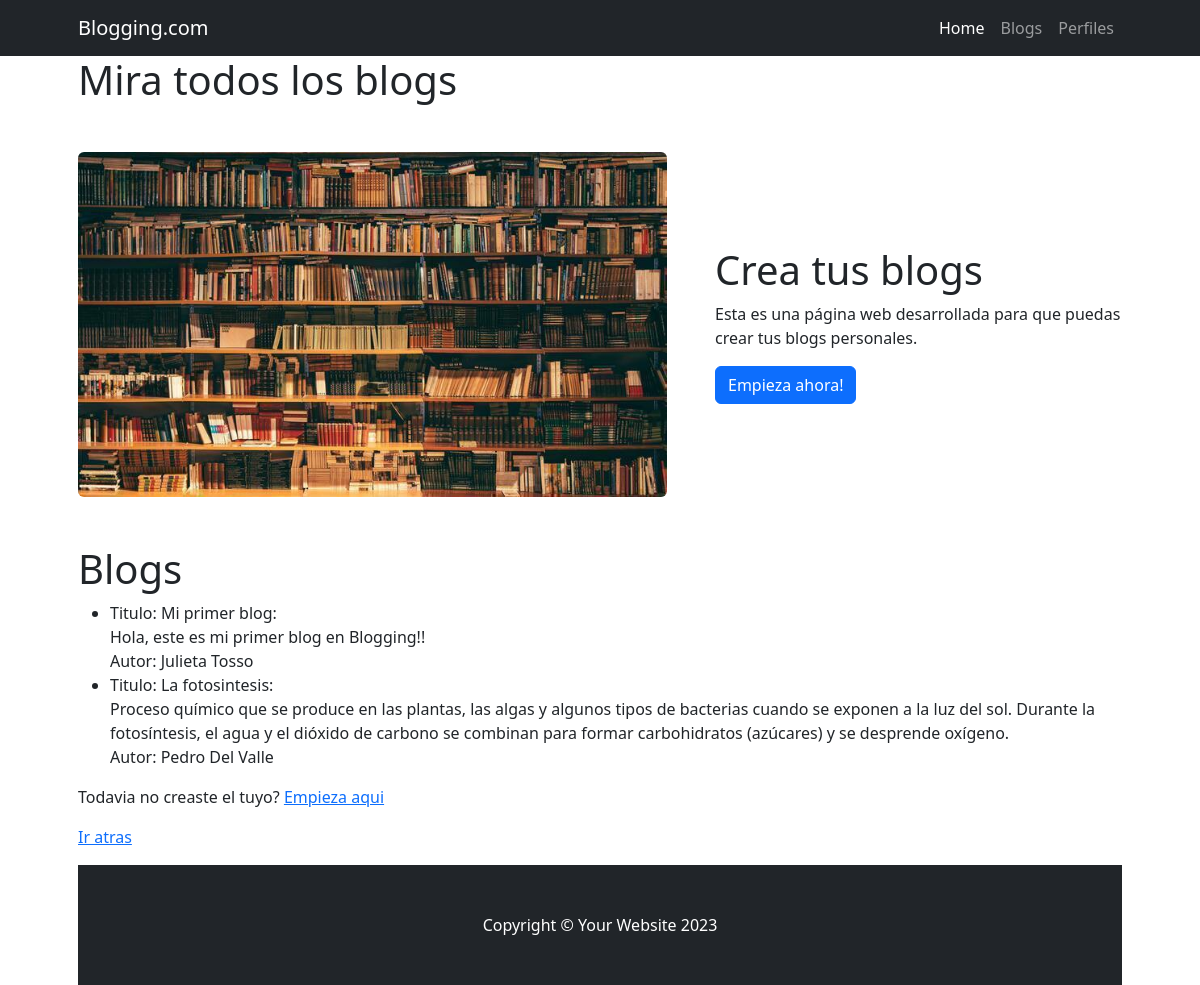
Screenshot of /cliente/mostrar_blogs/ with the database file from the repository.
### cliente/models.py (models this page shows, shortened)
class Blog(models.Model):
    titulo = models.CharField(max_length=100)
    contenido = models.CharField(max_length=10000)
    usuario_origen_id = models.ForeignKey(Perfil, on_delete=models.SET_NULL, null=True, blank=True)

class Perfil(models.Model):
    nombre = models.CharField(max_length=100)
    apellido = models.CharField(max_length=100)
    mail = models.CharField(max_length=100)
    nacimiento = models.DateField(null=True)
    usuario = models.ForeignKey(Usuario, on_delete=models.SET_NULL, null=True, blank=True)
    def __str__(self) -> str:
        return f"{self.nombre} {self.apellido}"

### cliente/views.py (the view)
# urls.py: path("mostrar_blogs/", views.mostrar_blogs, name="mostrar_blogs"),
def mostrar_blogs(request):
    blogs = models.Blog.objects.all()
    return render(request, "cliente/mostrar_blogs.html", {"blogs":blogs})

### cliente/templates/cliente/mostrar_blogs.html
{% extends 'home/base.html' %}
{% block title %}
    <h1>Mira todos los blogs</h1>
{% endblock title %}
{% block content %}
    <h1>Blogs</h1>
    <ul>
        {% for blog in blogs %}
            <li> Titulo: {{blog.titulo}}: <br> {{blog.contenido}} <br> Autor: {{blog.usuario_origen_id}} </li>
        {% endfor %}
    </ul>
    <p> Todavia no creaste el tuyo? <a href="{% url 'cliente:crear_blog' %}">Empieza aqui</a></p>
    <p><a href="{% url 'home:index' %}">Ir atras</a><p>
{% endblock content %}

### rows the page displays
Blog: titulo "Mi primer blog", contenido "Hola, este es mi primer blog en Blogging!!", usuario_origen_id "Julieta Tosso"
Blog: titulo "La fotosintesis", contenido "Proceso químico que se produce en las plantas, las algas y algunos tipos de bacterias cuando se exponen a la luz del sol. Durante la fotosíntesis, el agua y el dióxido de carbono se combinan para formar carbohidratos (azúcares) y se desprende oxígeno.", usuario_origen_id "Pedro Del Valle"
